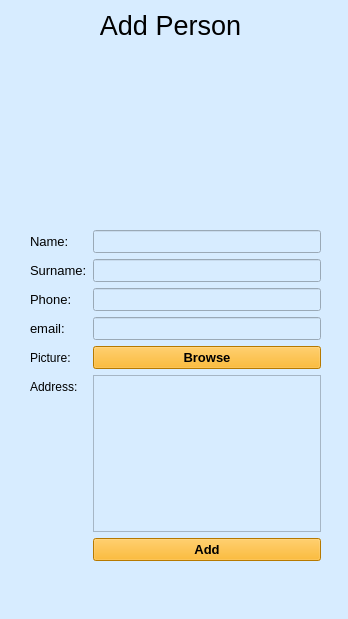
<?xml version="1.0" encoding="UTF-8"?>
<ui version="4.0">
 <class>MainWindow</class>
 <widget class="QMainWindow" name="MainWindow">
  <property name="geometry">
   <rect>
    <x>0</x>
    <y>0</y>
    <width>348</width>
    <height>619</height>
   </rect>
  </property>
  <property name="windowTitle">
   <string>MainWindow</string>
  </property>
  <property name="styleSheet">
   <string notr="true">background-color: rgb(215, 236, 255);</string>
  </property>
  <widget class="QWidget" name="centralwidget">
   <widget class="QLabel" name="title">
    <property name="geometry">
     <rect>
      <x>100</x>
      <y>10</y>
      <width>141</width>
      <height>31</height>
     </rect>
    </property>
    <property name="font">
     <font>
      <pointsize>20</pointsize>
     </font>
    </property>
    <property name="text">
     <string>Add Person</string>
    </property>
    <property name="alignment">
     <set>Qt::AlignCenter</set>
    </property>
   </widget>
   <widget class="QLabel" name="imgAdd">
    <property name="geometry">
     <rect>
      <x>40</x>
      <y>60</y>
      <width>271</width>
      <height>161</height>
     </rect>
    </property>
    <property name="text">
     <string/>
    </property>
    <property name="alignment">
     <set>Qt::AlignCenter</set>
    </property>
   </widget>
   <widget class="QWidget" name="formLayoutWidget">
    <property name="geometry">
     <rect>
      <x>30</x>
      <y>230</y>
      <width>291</width>
      <height>331</height>
     </rect>
    </property>
    <layout class="QFormLayout" name="formLayout">
     <item row="0" column="0">
      <widget class="QLabel" name="label">
       <property name="font">
        <font>
         <pointsize>10</pointsize>
        </font>
       </property>
       <property name="text">
        <string>Name:</string>
       </property>
      </widget>
     </item>
     <item row="0" column="1">
      <widget class="QLineEdit" name="nameEntry">
       <property name="font">
        <font>
         <pointsize>10</pointsize>
        </font>
       </property>
      </widget>
     </item>
     <item row="1" column="0">
      <widget class="QLabel" name="label_2">
       <property name="font">
        <font>
         <pointsize>10</pointsize>
        </font>
       </property>
       <property name="text">
        <string>Surname:</string>
       </property>
      </widget>
     </item>
     <item row="1" column="1">
      <widget class="QLineEdit" name="surnameEntry">
       <property name="font">
        <font>
         <pointsize>10</pointsize>
        </font>
       </property>
      </widget>
     </item>
     <item row="2" column="0">
      <widget class="QLabel" name="label_4">
       <property name="font">
        <font>
         <pointsize>10</pointsize>
        </font>
       </property>
       <property name="text">
        <string>Phone:</string>
       </property>
      </widget>
     </item>
     <item row="3" column="0">
      <widget class="QLabel" name="label_3">
       <property name="font">
        <font>
         <pointsize>10</pointsize>
        </font>
       </property>
       <property name="text">
        <string>email:</string>
       </property>
      </widget>
     </item>
     <item row="2" column="1">
      <widget class="QLineEdit" name="phoneEntry">
       <property name="font">
        <font>
         <pointsize>10</pointsize>
        </font>
       </property>
      </widget>
     </item>
     <item row="3" column="1">
      <widget class="QLineEdit" name="emailEntry">
       <property name="font">
        <font>
         <pointsize>10</pointsize>
        </font>
       </property>
      </widget>
     </item>
     <item row="4" column="0">
      <widget class="QLabel" name="label_5">
       <property name="text">
        <string>Picture:</string>
       </property>
      </widget>
     </item>
     <item row="4" column="1">
      <widget class="QPushButton" name="imgButton">
       <property name="font">
        <font>
         <pointsize>10</pointsize>
         <weight>75</weight>
         <bold>true</bold>
        </font>
       </property>
       <property name="styleSheet">
        <string notr="true">background-color: rgb(255, 170, 0);
</string>
       </property>
       <property name="text">
        <string>Browse</string>
       </property>
      </widget>
     </item>
     <item row="5" column="0">
      <widget class="QLabel" name="label_6">
       <property name="text">
        <string>Address:</string>
       </property>
      </widget>
     </item>
     <item row="5" column="1">
      <widget class="QPlainTextEdit" name="addressEditor">
       <property name="minimumSize">
        <size>
         <width>226</width>
         <height>157</height>
        </size>
       </property>
      </widget>
     </item>
     <item row="6" column="1">
      <widget class="QPushButton" name="addButton">
       <property name="font">
        <font>
         <pointsize>10</pointsize>
         <weight>75</weight>
         <bold>true</bold>
        </font>
       </property>
       <property name="styleSheet">
        <string notr="true">background-color: rgb(255, 170, 0);</string>
       </property>
       <property name="text">
        <string>Add</string>
       </property>
      </widget>
     </item>
    </layout>
   </widget>
  </widget>
  <widget class="QMenuBar" name="menubar">
   <property name="geometry">
    <rect>
     <x>0</x>
     <y>0</y>
     <width>348</width>
     <height>21</height>
    </rect>
   </property>
  </widget>
  <widget class="QStatusBar" name="statusbar"/>
 </widget>
 <tabstops>
  <tabstop>nameEntry</tabstop>
  <tabstop>surnameEntry</tabstop>
  <tabstop>phoneEntry</tabstop>
  <tabstop>emailEntry</tabstop>
 </tabstops>
 <resources/>
 <connections/>
</ui>
